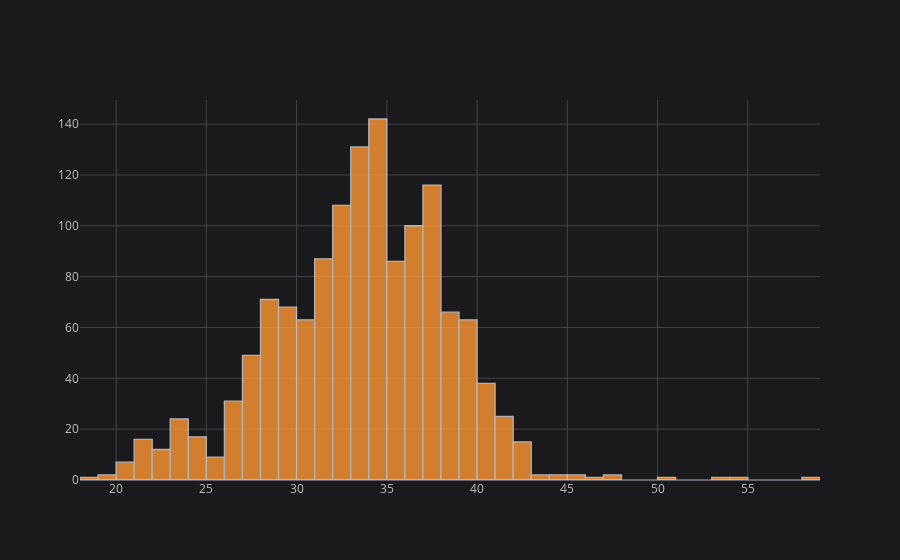

Here is the notebook cell this chart was saved with:
### Code cell
TT.iplot(kind='histogram', column='Humedad')

### Figure 1 — Plotly figure (JSON) as saved in the notebook; plotly's stock layout.template omitted (floating-point values rounded to 4 significant figures; data arrays with more than 128 entries replaced by an {"elided": "..."} marker saying what was removed)
{"data": [{"histfunc": "count", "histnorm": "", "marker": {"color": "rgba(255, 153, 51, 1.0)", "line": {"color": "#D9D9D9", "width": 1.3}}, "name": "Humedad", "opacity": 0.8, "orientation": "v", "type": "histogram", "x": {"elided": "1360 float values"}}], "layout": {"autosize": true, "barmode": "overlay", "legend": {"bgcolor": "#1A1A1C", "font": {"color": "#D9D9D9"}}, "paper_bgcolor": "#1A1A1C", "plot_bgcolor": "#1A1A1C", "title": {"font": {"color": "#D9D9D9"}}, "xaxis": {"autorange": true, "gridcolor": "#434343", "range": [18, 59], "showgrid": true, "tickfont": {"color": "#C2C2C2"}, "title": {"font": {"color": "#D9D9D9"}, "text": ""}, "type": "linear", "zerolinecolor": "#666570"}, "yaxis": {"autorange": true, "gridcolor": "#434343", "range": [0, 149.5], "showgrid": true, "tickfont": {"color": "#C2C2C2"}, "title": {"font": {"color": "#D9D9D9"}, "text": ""}, "zerolinecolor": "#666570"}}}
